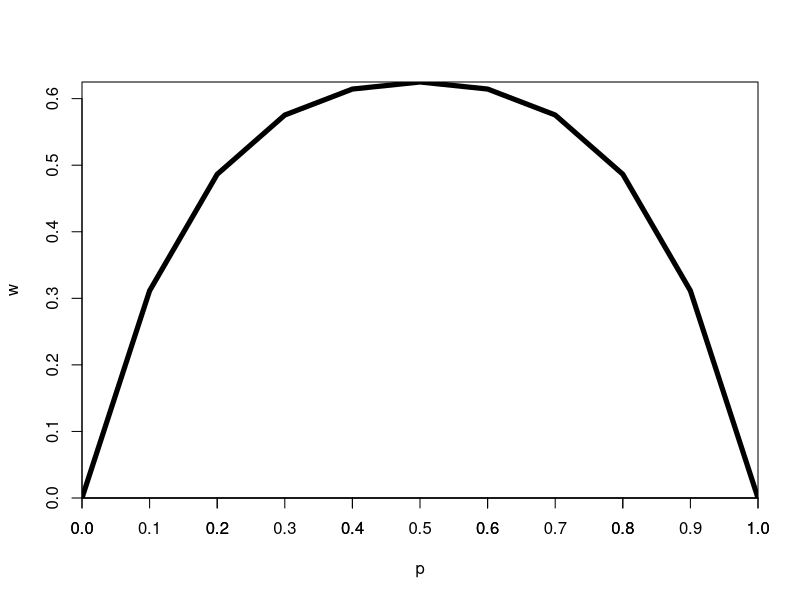

R code for this plot:
#Question 4 part a
#create vectors to store our genotype frequencies
Pop_1 <- c(34, 51, 59)
Pop_2 <- c(24, 68, 49)

#calculate p and q for both pops
p_1 <- (Pop_1[1] + 0.5*Pop_1[2])/sum(Pop_1)
q_1 <- (Pop_1[3] + 0.5*Pop_1[2])/sum(Pop_1)

p_2 <- (Pop_2[1] + 0.5*Pop_2[2])/sum(Pop_2)
q_2 <- (Pop_2[3] + 0.5*Pop_2[2])/sum(Pop_2)

#calculate He assuming Hardy Weinberg Equilibrium
He_1 <- 1 - (p_1^2 + q_1^2)
He_2 <- 1 - (p_2^2 + q_2^2)

#Calculate Ho using the frequencies from the table
Ho_1 <- Pop_1[2]/sum(Pop_1)
Ho_2 <- Pop_2[2]/sum(Pop_2)

#Part B
#calculate inbreeding coefficient using FIS = He - Ho / He
FIS_1 <- (He_1 - Ho_1)/He_1
FIS_2 <- (He_2 - Ho_2)/He_2

#THIS SECTION IS NOT WORK FOR ANY REQUIRED CALCULATIONS YOU CAN SKIP OVER IT. I DONT WANT TO WASTE YOUR TIME FOR GRADING. 
#bonus FST calculation
#For this we are using FST where you subtract expected heterozygosity for subpopulation 
#from expected heterozygosity of total population.I know this is different from the one used in class but it is one I was taught in another class that I think
#is more appropriate given the situation
p_total <- (Pop_1[1] + Pop_2[1] + 0.5*(Pop_1[2] + Pop_2[2]))/(sum(Pop_1 + Pop_2))
q_total <- 1 - p_total

H_total <- 1 - (p_total^2 + q_total^2)

FST_1 <- (H_total - He_1)/H_total
FST_2 <- (H_total - He_2)/H_total

#END OF SKIPPABLE SECTION

#Question 6
#make sequence for different values of p and q
p <- (0:10)/10
#make equation for our line with mean fitness as our response variable
w <- (1-p^2)*p^2 + 2*p*(1-p)*(1-2*p*(1-p)) + (1-(1-p)^2)*(1-p)^2

#plot our line, make 0,0 the origin using axxs = i, yaxs = i use lwd to make a nicer line. 
plot(p, w, type = 'l', lwd = 5, xaxs = 'i', yaxs = 'i', ylab = "w")

#label each point on x axis so we can see where D is effectively zero
axis(side = 1, at = seq(0, 1, by = 0.1))
